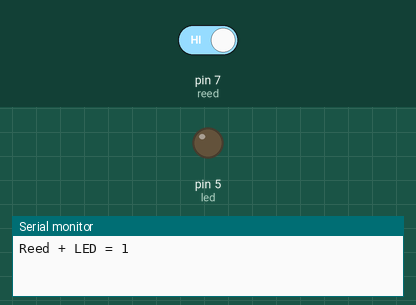
Simulated run of this sketch. Board: Arduino Uno, built with avr-gcc and run on an emulated ATmega328P. On the bench: output pins drawn as LEDs (lit = HIGH), the last lines printed to the serial monitor. Inputs (shaded band) come from the test bench; at power-on: pin 7 (reed) HIGH.

Above: at 3.8 s.
3.9 s: pin 7 (reed) driven LOW
At 4.9 s:
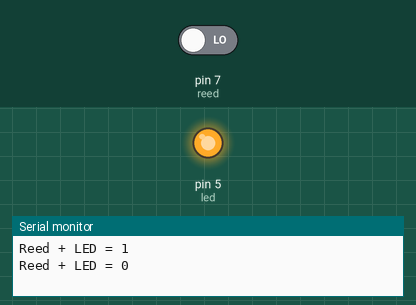
5.5 s: pin 7 (reed) driven HIGH
At 6.4 s:
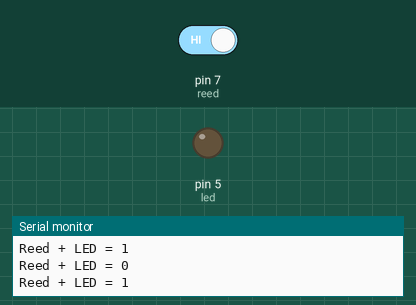
Timing chart, 0 to 8.5 s (numbered marks = the images above; inputs shaded):
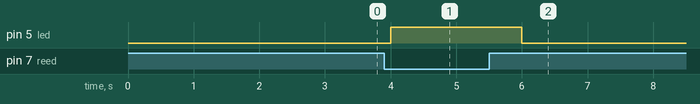

Measured:
- after the input at 3.9 s, pin 5 (led): LOW → HIGH after 0.10 s
- after the input at 5.5 s, pin 5 (led): HIGH → LOW after 0.50 s

The sketch:

reed.ino
```cpp
int led = 5 ; // define LED Interface
int reed = 7; // define the Reed sensor interfaces
int val; // define numeric variables val
int prevVal;

void setup(){
  pinMode(led, OUTPUT);
  pinMode(reed, INPUT);
  Serial.begin(9600);
}


void loop(){
  delay(1000);
  prevVal=val;
  val = digitalRead(reed);
  if (prevVal != val){
    if(val == LOW){
      digitalWrite(led, HIGH);
      writeData();
    }
    else{
      digitalWrite(led, LOW);
      writeData();
    }
  }
}

void writeData(){
  Serial.print("Reed + LED = ");
  Serial.println(val);
}
```
